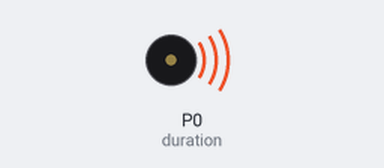
Simulated run of this program. Board: BBC micro:bit running MicroPython. Parts: buzzer (waves = sounding). The interpreter's speed is modelled, so counts of loop turns are approximate; library files of the repository ran but are not shown: songs.py. At 11.7 s the program stops and its outputs stay as they are.

Above: at 0.19 s.
At 11.7 s:
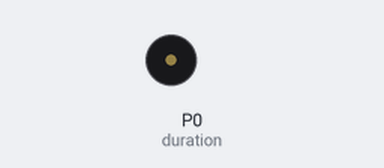
Timing chart, 0 to 13.2 s (numbered marks = the images above):
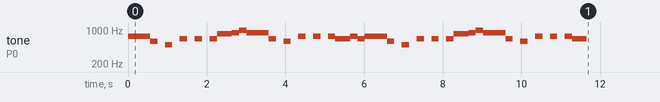

Measured:
- by itself, tone on P0 (duration): plays 740 Hz for 0.56 s, 587 Hz for 0.19 s, 493 Hz for 0.19 s, 659 Hz for 0.19 s, 659 Hz for 0.19 s, 659 Hz for 0.19 s … (34 notes in this stretch)

The program:

pitch.py
```python
from microbit import *
import music

from rtttl import RTTTL
import songs

# Use spaker.off() to turn off the speaker.
# This does not disable sound output to an edge connector pin.
speaker.off()

tune = RTTTL(songs.find('TakeOnMe'))

for freq, msec in tune.notes():
    music.pitch(int(freq), int(msec))

    
```

rtttl.py
```python
#!/usr/bin/env python3
#
# You can find a description of RTTTL here: https://en.wikipedia.org/wiki/Ring_Tone_Transfer_Language

NOTE = [
    440.0,	# A
    493.9,	# B or H
    261.6,	# C
    293.7,	# D
    329.6,	# E
    349.2,  # F
    392.0,	# G
    0.0,    # pad

    466.2,	# A#
    0.0,
    277.2,	# C#
    311.1,	# D#
    0.0,
    370.0,	# F#
    415.3,	# G#
    0.0,
]

class RTTTL:

    def __init__(self, tune):
        tune_pieces = tune.split(':')
        if len(tune_pieces) != 3:
            raise ValueError('tune should contain exactly 2 colons')
        self.tune = tune_pieces[2]
        self.tune_idx = 0
        self.parse_defaults(tune_pieces[1])

    def parse_defaults(self, defaults):
        # Example: d=4,o=5,b=140
        val = 0
        id = ' '
        for char in defaults:
            char = char.lower()
            if char.isdigit():
                val *= 10
                val += ord(char) - ord('0')
                if id == 'o':
                    self.default_octave = val
                elif id == 'd':
                    self.default_duration = val
                elif id == 'b':
                    self.bpm = val
            elif char.isalpha():
                id = char
                val = 0
        # 240000 = 60 sec/min * 4 beats/whole-note * 1000 msec/sec
        self.msec_per_whole_note = 240000.0 / self.bpm

    def next_char(self):
        if self.tune_idx < len(self.tune):
            char = self.tune[self.tune_idx]
            self.tune_idx += 1
            if char == ',':
                char = ' '
            return char
        return '|'

    def notes(self):
        """Generator which generates notes. Each note is a tuple where the
           first element is the frequency (in Hz) and the second element is
           the duration (in milliseconds).
        """
        while True:
            # Skip blank characters and commas
            char = self.next_char()
            while char == ' ':
                char = self.next_char()

            # Parse duration, if present. A duration of 1 means a whole note.
            # A duration of 8 means 1/8 note.
            duration = 0
            while char.isdigit():
                duration *= 10
                duration += ord(char) - ord('0')
                char = self.next_char()
            if duration == 0:
                duration = self.default_duration

            if char == '|': # marker for end of tune
                return

            note = char.lower()
            if note >= 'a' and note <= 'g':
                note_idx = ord(note) - ord('a')
            elif note == 'h':
                note_idx = 1    # H is equivalent to B
            else:
                note_idx = 7    # pause
            char = self.next_char()

            # Check for sharp note
            if char == '#':
                note_idx += 8
                char = self.next_char()

            # Check for duration modifier before octave
            # The spec has the dot after the octave, but some places do it
            # the other way around.
            duration_multiplier = 1.0
            if char == '.':
                duration_multiplier = 1.5
                char = self.next_char()

            # Check for octave
            if char >= '4' and char <= '7':
                octave = ord(char) - ord('0')
                char = self.next_char()
            else:
                octave = self.default_octave

            # Check for duration modifier after octave
            if char == '.':
                duration_multiplier = 1.5
                char = self.next_char()

            freq = NOTE[note_idx] * (1 << (octave - 4))
            msec = (self.msec_per_whole_note / duration) * duration_multiplier

            #print('note ', note, 'duration', duration, 'octave', octave, 'freq', freq, 'msec', msec)

            yield freq, msec
```
